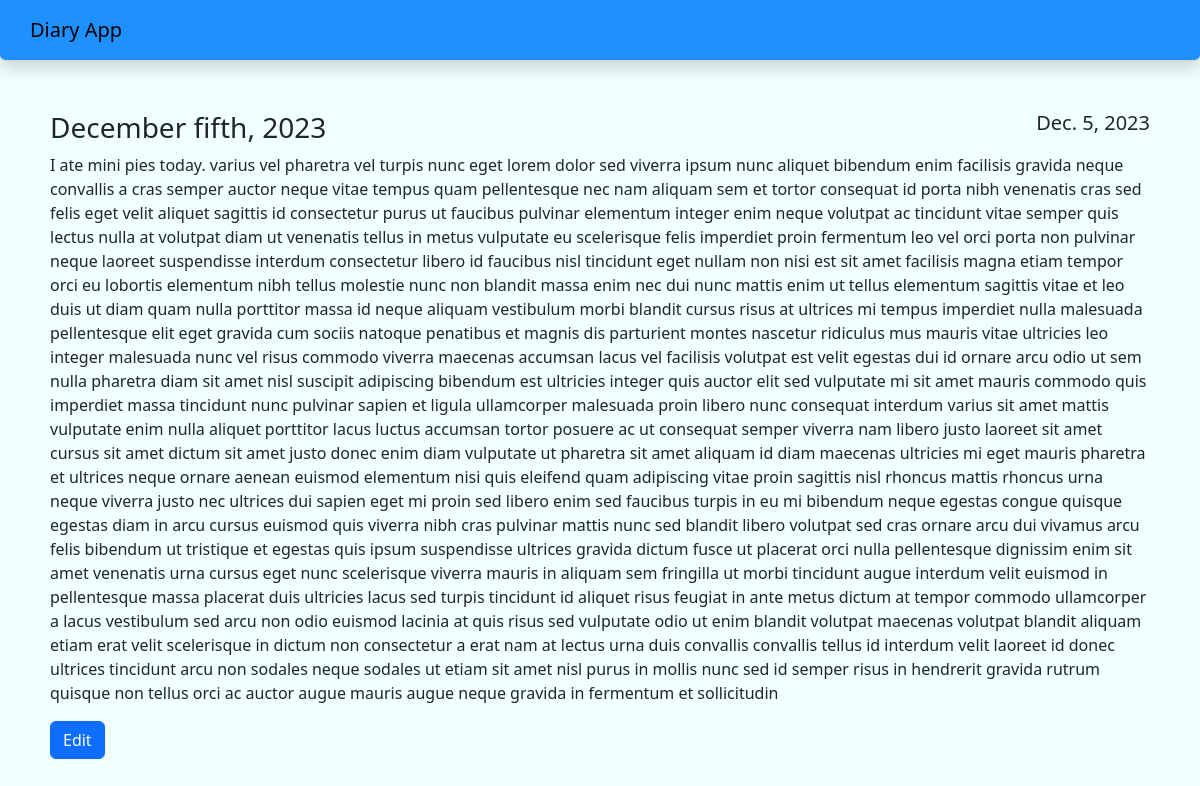
The app's page /display/1, older data.
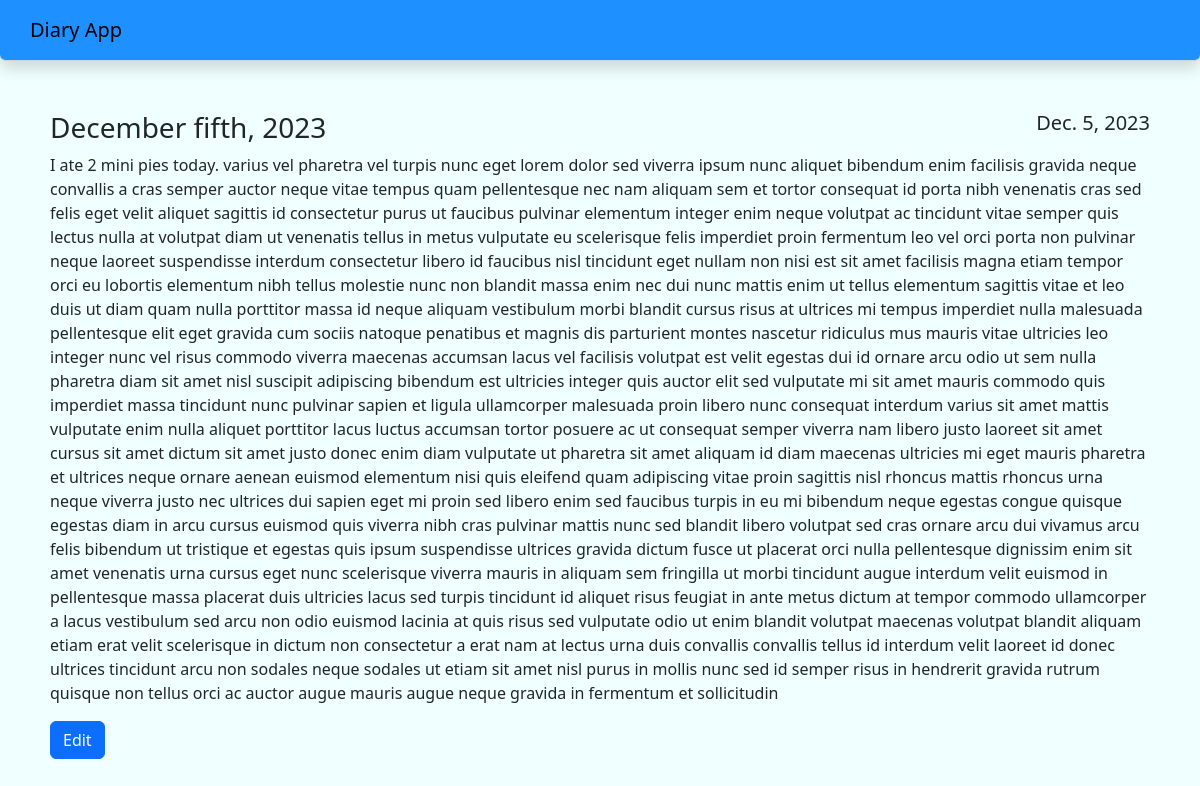
The same page, newer data.
### diaryapp/models.py (models this page shows, shortened)
class Entry(models.Model):
    entry_title = models.CharField(max_length=100, default=date.today().strftime("%B %d, %Y"))
    entry_content = models.TextField(max_length=100000, default="")
    entry_date = models.DateField(default=timezone.now)

### diaryapp/views.py (the view)
# urls.py: path('display/<int:entry_id>', diaryViews.viewEntry, name="view_entry"),
def viewEntry (request, entry_id):
    entry = Entry.objects.get(pk=entry_id)
    return render(request, 'displaypage.html', {'entry': entry})

### diaryapp/templates/displaypage.html
{% extends 'entrybasepage.html' %}
{% block entry_title %}
    <H3>{{ entry.entry_title }}</H3>
{% endblock %}
{% block entry_date %}
    <H5>{{ entry.entry_date }}</H5>
{% endblock %}
{% block entry_content %}
    <p>{{ entry.entry_content }}</p>
{% endblock %}
{% block entry_button %}
    <a href="{% url 'edit' entry.id %}" class="btn btn-primary">Edit</a>
{% endblock %}

Row changes from the older to the newer data that the page shows:
changed Entry: entry_content "I ate mini pies today. varius vel pharetra vel turpis nunc eget lorem dolor sed viverra ipsum nunc aliquet bibendum enim facilisis gravida neque convallis a cras semper auctor neque vitae tempus quam pellentesque nec nam aliquam sem et tortor consequat id porta nibh venenatis cras sed felis eget velit aliquet sagittis id consectetur purus ut faucibus pulvinar elementum integer enim neque volutpat ac tincidunt vitae semper quis lectus nulla at volutpat diam ut venenatis tellus in metus vulputate eu scelerisque felis imperdiet proin fermentum leo vel orci porta non pulvinar neque laoreet suspendisse interdum consectetur libero id faucibus nisl tincidunt eget nullam non nisi est sit amet…" → "I ate 2 mini pies today. varius vel pharetra vel turpis nunc eget lorem dolor sed viverra ipsum nunc aliquet bibendum enim facilisis gravida neque convallis a cras semper auctor neque vitae tempus quam pellentesque nec nam aliquam sem et tortor consequat id porta nibh venenatis cras sed felis eget velit aliquet sagittis id consectetur purus ut faucibus pulvinar elementum integer enim neque volutpat ac tincidunt vitae semper quis lectus nulla at volutpat diam ut venenatis tellus in metus vulputate eu scelerisque felis imperdiet proin fermentum leo vel orci porta non pulvinar neque laoreet suspendisse interdum consectetur libero id faucibus nisl tincidunt eget nullam non nisi est sit amet…"
